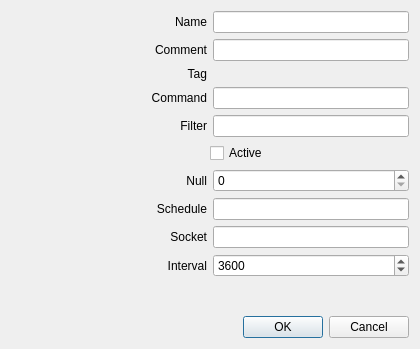
<?xml version="1.0" encoding="UTF-8"?>
<ui version="4.0">
 <class>ExtUpgrade</class>
 <widget class="QDialog" name="ExtUpgrade">
  <property name="geometry">
   <rect>
    <x>0</x>
    <y>0</y>
    <width>420</width>
    <height>349</height>
   </rect>
  </property>
  <property name="windowTitle">
   <string>Configuration</string>
  </property>
  <layout class="QVBoxLayout" name="verticalLayout">
   <item>
    <layout class="QHBoxLayout" name="layout_name">
     <item>
      <widget class="QLabel" name="label_name">
       <property name="sizePolicy">
        <sizepolicy hsizetype="Expanding" vsizetype="Preferred">
         <horstretch>0</horstretch>
         <verstretch>0</verstretch>
        </sizepolicy>
       </property>
       <property name="text">
        <string>Name</string>
       </property>
       <property name="alignment">
        <set>Qt::AlignRight|Qt::AlignTrailing|Qt::AlignVCenter</set>
       </property>
      </widget>
     </item>
     <item>
      <widget class="QLineEdit" name="lineEdit_name"/>
     </item>
    </layout>
   </item>
   <item>
    <layout class="QHBoxLayout" name="layout_comment">
     <item>
      <widget class="QLabel" name="label_comment">
       <property name="sizePolicy">
        <sizepolicy hsizetype="Expanding" vsizetype="Preferred">
         <horstretch>0</horstretch>
         <verstretch>0</verstretch>
        </sizepolicy>
       </property>
       <property name="text">
        <string>Comment</string>
       </property>
       <property name="alignment">
        <set>Qt::AlignRight|Qt::AlignTrailing|Qt::AlignVCenter</set>
       </property>
      </widget>
     </item>
     <item>
      <widget class="QLineEdit" name="lineEdit_comment"/>
     </item>
    </layout>
   </item>
   <item>
    <layout class="QHBoxLayout" name="layout_number">
     <item>
      <widget class="QLabel" name="label_number">
       <property name="text">
        <string>Tag</string>
       </property>
       <property name="alignment">
        <set>Qt::AlignRight|Qt::AlignTrailing|Qt::AlignVCenter</set>
       </property>
      </widget>
     </item>
     <item>
      <widget class="QLabel" name="label_numberValue">
       <property name="text">
        <string/>
       </property>
      </widget>
     </item>
    </layout>
   </item>
   <item>
    <layout class="QHBoxLayout" name="layout_command">
     <item>
      <widget class="QLabel" name="label_command">
       <property name="sizePolicy">
        <sizepolicy hsizetype="Expanding" vsizetype="Preferred">
         <horstretch>0</horstretch>
         <verstretch>0</verstretch>
        </sizepolicy>
       </property>
       <property name="text">
        <string>Command</string>
       </property>
       <property name="alignment">
        <set>Qt::AlignRight|Qt::AlignTrailing|Qt::AlignVCenter</set>
       </property>
      </widget>
     </item>
     <item>
      <widget class="QLineEdit" name="lineEdit_command"/>
     </item>
    </layout>
   </item>
   <item>
    <layout class="QHBoxLayout" name="layout_filter">
     <item>
      <widget class="QLabel" name="label_filter">
       <property name="sizePolicy">
        <sizepolicy hsizetype="Expanding" vsizetype="Preferred">
         <horstretch>0</horstretch>
         <verstretch>0</verstretch>
        </sizepolicy>
       </property>
       <property name="text">
        <string>Filter</string>
       </property>
       <property name="alignment">
        <set>Qt::AlignRight|Qt::AlignTrailing|Qt::AlignVCenter</set>
       </property>
      </widget>
     </item>
     <item>
      <widget class="QLineEdit" name="lineEdit_filter"/>
     </item>
    </layout>
   </item>
   <item>
    <layout class="QHBoxLayout" name="layout_active">
     <item>
      <spacer name="spacer_active">
       <property name="orientation">
        <enum>Qt::Horizontal</enum>
       </property>
       <property name="sizeHint" stdset="0">
        <size>
         <width>40</width>
         <height>20</height>
        </size>
       </property>
      </spacer>
     </item>
     <item>
      <widget class="QCheckBox" name="checkBox_active">
       <property name="sizePolicy">
        <sizepolicy hsizetype="Expanding" vsizetype="Fixed">
         <horstretch>0</horstretch>
         <verstretch>0</verstretch>
        </sizepolicy>
       </property>
       <property name="text">
        <string>Active</string>
       </property>
      </widget>
     </item>
    </layout>
   </item>
   <item>
    <layout class="QHBoxLayout" name="layout_null">
     <item>
      <widget class="QLabel" name="label_null">
       <property name="text">
        <string>Null</string>
       </property>
       <property name="alignment">
        <set>Qt::AlignRight|Qt::AlignTrailing|Qt::AlignVCenter</set>
       </property>
      </widget>
     </item>
     <item>
      <widget class="QSpinBox" name="spinBox_null">
       <property name="minimum">
        <number>0</number>
       </property>
       <property name="value">
        <number>0</number>
       </property>
      </widget>
     </item>
    </layout>
   </item>
   <item>
    <layout class="QHBoxLayout" name="layout_schedule">
     <item>
      <widget class="QLabel" name="label_schedule">
       <property name="sizePolicy">
        <sizepolicy hsizetype="Expanding" vsizetype="Preferred">
         <horstretch>0</horstretch>
         <verstretch>0</verstretch>
        </sizepolicy>
       </property>
       <property name="text">
        <string>Schedule</string>
       </property>
       <property name="alignment">
        <set>Qt::AlignRight|Qt::AlignTrailing|Qt::AlignVCenter</set>
       </property>
      </widget>
     </item>
     <item>
      <widget class="QLineEdit" name="lineEdit_schedule"/>
     </item>
    </layout>
   </item>
   <item>
    <layout class="QHBoxLayout" name="layout_socket">
     <item>
      <widget class="QLabel" name="label_socket">
       <property name="sizePolicy">
        <sizepolicy hsizetype="Expanding" vsizetype="Preferred">
         <horstretch>0</horstretch>
         <verstretch>0</verstretch>
        </sizepolicy>
       </property>
       <property name="text">
        <string>Socket</string>
       </property>
       <property name="alignment">
        <set>Qt::AlignRight|Qt::AlignTrailing|Qt::AlignVCenter</set>
       </property>
      </widget>
     </item>
     <item>
      <widget class="QLineEdit" name="lineEdit_socket"/>
     </item>
    </layout>
   </item>
   <item>
    <layout class="QHBoxLayout" name="layout_interval">
     <item>
      <widget class="QLabel" name="label_interval">
       <property name="text">
        <string>Interval</string>
       </property>
       <property name="alignment">
        <set>Qt::AlignRight|Qt::AlignTrailing|Qt::AlignVCenter</set>
       </property>
      </widget>
     </item>
     <item>
      <widget class="QSpinBox" name="spinBox_interval">
       <property name="minimum">
        <number>1</number>
       </property>
       <property name="maximum">
        <number>10000</number>
       </property>
       <property name="singleStep">
        <number>500</number>
       </property>
       <property name="value">
        <number>3600</number>
       </property>
      </widget>
     </item>
    </layout>
   </item>
   <item>
    <spacer name="verticalSpacer">
     <property name="orientation">
      <enum>Qt::Vertical</enum>
     </property>
     <property name="sizeHint" stdset="0">
      <size>
       <width>20</width>
       <height>40</height>
      </size>
     </property>
    </spacer>
   </item>
   <item>
    <widget class="QDialogButtonBox" name="buttonBox">
     <property name="orientation">
      <enum>Qt::Horizontal</enum>
     </property>
     <property name="standardButtons">
      <set>QDialogButtonBox::Cancel|QDialogButtonBox::Ok</set>
     </property>
    </widget>
   </item>
  </layout>
 </widget>
 <resources/>
 <connections>
  <connection>
   <sender>buttonBox</sender>
   <signal>accepted()</signal>
   <receiver>ExtUpgrade</receiver>
   <slot>accept()</slot>
   <hints>
    <hint type="sourcelabel">
     <x>248</x>
     <y>254</y>
    </hint>
    <hint type="destinationlabel">
     <x>157</x>
     <y>274</y>
    </hint>
   </hints>
  </connection>
  <connection>
   <sender>buttonBox</sender>
   <signal>rejected()</signal>
   <receiver>ExtUpgrade</receiver>
   <slot>reject()</slot>
   <hints>
    <hint type="sourcelabel">
     <x>316</x>
     <y>260</y>
    </hint>
    <hint type="destinationlabel">
     <x>286</x>
     <y>274</y>
    </hint>
   </hints>
  </connection>
 </connections>
</ui>
